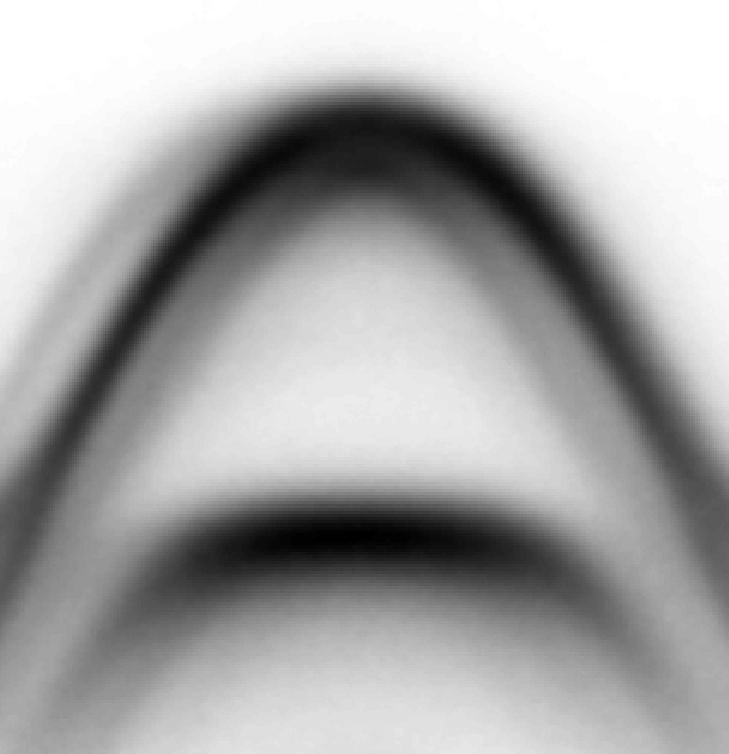
#> input picture simple_model/figs_png/cut_KGK.png, 729 x 754 px, found by its file name
$ python G3_fit_Moire.py
#> lines starting #> are read from the running program, lines starting #| are printed output that depends on the picture
### simple_model/G_functions.py
import numpy as np
import matplotlib.pyplot as plt


def Hk_up(k,pars):
    a,b,c,m1,m2,mu = pars
    return -k**2/2/m1 + mu
def Hk_down(k,pars):
    a,b,c,m1,m2,mu = pars
    return -k**2/2/m2 -c + mu
def Hk_interlayer(k,pars):
    a,b,c,m1,m2,mu = pars
    return -a*(1-b*k**2)
def Hk(k,pars):     #just as a reference
    a,b,c,m1,m2,mu = pars
    return np.array([[-k**2/2/m1+mu,-a*(1-b*k**2)],[-a*(1-b*k**2),-k**2/2/m2-c+mu]])

def V_g(g,pars):          #g is a integer from 0 to 5
    V,psi = pars
    return V*np.exp(1j*(-1)**g*psi)

def big_H(K_,N,pars_H,pars_V,G_M):
    n_cells = int(1+3*N*(N+1))
    H_up = np.zeros((n_cells,n_cells),dtype=complex)
    H_down = np.zeros((n_cells,n_cells),dtype=complex)
    H_interlayer = np.zeros((n_cells,n_cells),dtype=complex)
    #
    lu = []
    m = [[-1,1],[-1,0],[0,-1],[1,-1],[1,0],[0,1]]
    for n in range(0,N+1):      #circles go from 0 (central BZ) to N included
        i = 0
        j = 0
        for s in range(np.sign(n)*(1+(n-1)*n*3),n*(n+1)*3+1):
            if s == np.sign(n)*(1+(n-1)*n*3):
                lu.append((n,0))
            else:
                lu.append((lu[-1][0]+m[i][0],lu[-1][1]+m[i][1]))
                if j == n-1:
                    i += 1
                    j = 0
                else:
                    j += 1
            KKK = K_ + G_M[0]*lu[-1][0] + G_M[1]*lu[-1][1]
            K_p = np.linalg.norm(KKK)
            H_up[s,s] = Hk_up(K_p,pars_H)
            H_down[s,s] = Hk_down(K_p,pars_H)
            H_interlayer[s,s] = Hk_interlayer(K_p,pars_H)
    #Moirè
    for n in range(0,N+1):      #Circles
        for s in range(np.sign(n)*(1+(n-1)*n*3),n*(n+1)*3+1):       #Indices inside the circle
            ind_s = lu[s]
            for i in m:
                ind_nn = (ind_s[0]+i[0],ind_s[1]+i[1])  #nn-> nearest neighbour
                try:
                    nn = lu.index(ind_nn)
                except:
                    continue
                g = m.index(i)
                H_up[s,nn] = V_g(g,pars_V)
                H_down[s,nn] = V_g(g,pars_V)
    #All together
    final_H = np.zeros((2*n_cells,2*n_cells),dtype=complex)
    final_H[:n_cells,:n_cells] = H_up
    final_H[n_cells:,n_cells:] = H_down
    final_H[n_cells:,:n_cells] = H_interlayer
    final_H[:n_cells,n_cells:] = np.conjugate(H_interlayer.T)
    return final_H

def lorentzian_weight(k,e,*pars):
    K2,E2,weight,K_,E_ = pars
    return abs(weight)/((k-K_)**2+K2)/((e-E_)**2+E2)

def path_BZ_KGK(a_monolayer,pts_path,lim):
    G = 4*np.pi/np.sqrt(3)/a_monolayer*np.array([0,1])      #reciprocal lattice vector
    #
    K = np.tensordot(R_z(-np.pi/2),G,1)/np.sqrt(3)#
#    K = np.array([G[0]/3*2,0])                      #K-point
    Gamma = np.array([0,0])                                #Gamma
    Kp =    np.tensordot(R_z(np.pi/3),K,1)     #K'-point
    path = []
    #K-G
    m = K[1]/K[0]
    Kix = lim/np.sqrt(1+m**2)
    Kiy = np.sqrt(lim**2-Kix**2)
    Ki = np.array([Kix,Kiy])
    Kf = Gamma
    direction = Kf-Ki
    for i in range(pts_path//2):
        path.append(Ki+direction*i/(pts_path//2))
    #G-K'
    m = Kp[1]/Kp[0]
    Kix = lim/np.sqrt(1+m**2)
    Kiy = np.sqrt(lim**2-Kix**2)
    Kf = np.array([Kix,Kiy])
    Ki = Gamma
    direction = Kf-Ki
    for i in range(pts_path//2):
        path.append(Ki+direction*i/(pts_path//2))

    if 0:
        plt.figure()
        for k in path:
            plt.scatter(k[0],k[1])
        plt.show()
        exit()
    return path

def image_difference(Pars, *args):
    V,phase,E_,K_ = Pars
    N,pic,len_e,len_k,E_list,K_list,pars_H,G_M,path,minimization = args
    fac_k = len_k//len(path)
    pars_V = (V,phase)
    n_cells = int(1+3*N*(N+1))
    res = np.zeros((len(path),2*n_cells))
    weight = np.zeros((len(path),2*n_cells))
    for i in range(len(path)):
        K = path[i]
        H = big_H(K,N,pars_H,pars_V,G_M)
        res[i,:],evecs = np.linalg.eigh(H)
        for e in range(2*n_cells):
            for l in range(2):
                weight[i,e] += np.abs(evecs[n_cells*l,e])**2
    # Plot single bands and weights
    if 0:
        #
        K_space = np.linspace(-np.linalg.norm(path[0]),np.linalg.norm(path[-1]),len(path))
        plt.figure()
#        plt.subplot(1,2,1)
        #plot all bands
        for e in range(2*n_cells):
            plt.plot(K_space,res[:,e],'k',linewidth=0.1)
        #plot all weigts
        for i in range(len(path)):
            for e in range(2*n_cells):
                if weight[i,e]>1e-3:
                    plt.scatter(K_space[i],res[i,e],s=3*weight[i,e],color='b')
        if 1: #plot N=0 bands
            n_cells0 = 1
            res_0 = np.zeros((len(path),2*n_cells0))
            weight_0 = np.zeros((len(path),2*n_cells0))
            for i in range(len(path)):
                K = path[i]                                 #Considered K-point
                H = big_H(K,0,pars_H,pars_V,G_M)
                res_0[i,:],evecs = np.linalg.eigh(H)#,subset_by_index=[n_cells_below,n_cells-1])
            plt.plot(K_space,res_0[:,0],'r',linewidth=0.5)
            plt.plot(K_space,res_0[:,1],'r',linewidth=0.5)
        plt.ylim(E_list[0],E_list[-1])       #-1.7,-0.5
        plt.xlim(K_space[0],K_space[-1])       #-0.5,0.5
        plt.show()
        exit()
    #Lorentzian spread
    K2 = K_**2
    E2 = E_**2
    lor = np.zeros((len_k,len_e))
    for i in range(len(path)):
        for j in range(2*n_cells):
            if weight[i,j] > 1e-5:
                pars = (K2,E2,weight[i,j],K_list[i*fac_k],res[i,j])
                lor += lorentzian_weight(K_list[:,None],E_list[None,:],*pars)
    #Transform lor to a png format in the range of white/black of the original picture
    max_lor = np.max(np.ravel(lor))
    min_lor = np.min(np.ravel(np.nonzero(lor)))
    whitest = 255#np.max(np.ravel(pic))
    blackest = 0#np.min(np.ravel(pic))
    norm_lor = np.zeros((len_k,len_e))
    for i in range(len_k):
        for j in range(len_e):
            norm_lor[i,j] = int((whitest-blackest)*(1-lor[i,j]/(max_lor-min_lor))+blackest)
    pic_lor = np.flip(norm_lor.T,axis=0)   #invert e-axis
    return pic_lor
    if 1: #png image
        from PIL import Image
        import os
        new_image = Image.fromarray(np.uint8(pic_lor))
        pars_name = "{:.4f}".format(V)+'_'+"{:.4f}".format(phase)+'_'+"{:.4f}".format(E_)+'_'+"{:.4f}".format(K_)
        new_imagename = "temp_image/"+pars_name+".png"
        new_image.save(new_imagename)
#        os.system("xdg-open "+new_imagename)
        #exit()
    if 0:#plot with pcolormesh on matplotlib
        X,Y = np.meshgrid(K_list,E_list)
        from matplotlib import cm
        from matplotlib.colors import LogNorm
        VMIN = lor[np.nonzero(lor)].min()
        VMAX = lor.max()
        plt.pcolormesh(X, Y,lor.T,alpha=0.8,cmap=plt.cm.Greys,norm=LogNorm(vmin=VMIN, vmax=VMAX))
        plt.show()
        exit()
    #Compute difference pixel by pixel of the two images
    #minus_image = np.zeros((len_e,len_k//2))
    minus = 0
    for i in range(len_e):
        for j in range(len_k//2):
            minus += np.abs(pic[i,j,0]-pic_lor[i,j])
            #minus_image[i,j] = np.abs(pic[i,j,0]-pic_lor[i,j])
    #minus = np.abs(np.sum(np.ravel(minus_image)))
    #
    if minimization:
#        print(Pars)
#        print("Minus: ",minus)
        return minus
    else:
        return pic_lor


def get_Moire(a_M):     #Compute Moire recipèrocal lattice vectors
    G_M = [0,4*np.pi/np.sqrt(3)/a_M*np.array([0,1])]
    G_M[0] = np.tensordot(R_z(-np.pi/3),G_M[1],1)
    if 0:
        plt.figure()
        plt.scatter(0,0)
        plt.scatter(G_M[0][0],G_M[0][1],color='k')
        plt.scatter(G_M[1][0],G_M[1][1],color='r')
        plt.gca().set_aspect('equal')
        plt.show()
        exit()
    return G_M

def R_z(t):
    R = np.zeros((2,2))
    R[0,0] = np.cos(t)
    R[0,1] = -np.sin(t)
    R[1,0] = np.sin(t)
    R[1,1] = np.cos(t)
    return R


def tqdm(n):
    return n

### simple_model/G3_fit_Moire.py
import numpy as np
from PIL import Image
import G_functions as fs
import os
from scipy.optimize import differential_evolution as d_e

cluster = False
###Open image of data and cut it to relevant window
home_dirname = "/home/users/r/rossid/simple_model/" if cluster else "/home/dario/Desktop/git/MoireBands/simple_model/"
dirname = home_dirname + "figs_png/"
dirname_data = home_dirname + "data_fits/"
image_name = dirname + "cut_KGK.png"         #experimental data
im  = Image.open(image_name)
#> im is the input picture: PIL image 729x754 RGBA; mean R, G, B, A 167.5, 167.5, 167.5, 255
pic_0 = np.array(np.asarray(im))
len_e, len_k, z = pic_0.shape
#> len_e = 754; len_k = 729; z = 4
#Borders of image in terms of energy and momentum
E_min_fig = -1.7
E_max_fig = -0.5
K_lim = 0.5
E_i = -0.55   #relevant window: energy top
E_f = -1.25   #relevant window: energy bottom
ind_Ei = len_e - int((E_min_fig-E_i)/(E_min_fig-E_max_fig)*len_e)
#> ind_Ei = 32
ind_Ef = len_e - int((E_min_fig-E_f)/(E_min_fig-E_max_fig)*len_e)
#> ind_Ef = 472
if 0: #cut to see relevant window
    new_pic = np.array(np.asarray(im)[ind_Ei:ind_Ef,:])
    new_image = Image.fromarray(np.uint8(new_pic))
    new_imagename = "temp.png"
    new_image.save(new_imagename)
    os.system("xdg-open "+new_imagename)
    exit()
#get Energy of relevant window
pic = np.array(np.asarray(im)[ind_Ei:ind_Ef,:])
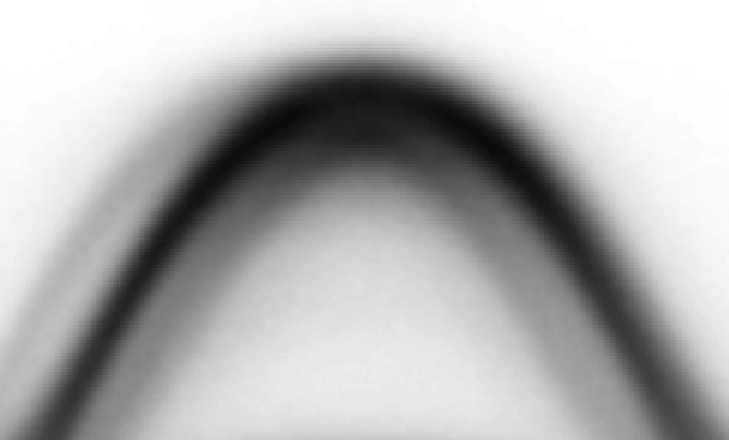
#> pic: shape (440, 729, 4); mean R, G, B, A 177, 177, 177, 255
len_e, len_k, z = pic.shape
#> len_e = 440
#save cut image
new_image = Image.fromarray(np.uint8(pic))
new_imagename = dirname + "cut_KGK_Moire.png"
new_image.save(new_imagename)
os.system("xdg-open "+new_imagename)

if 0: #remake original image with smaller number of pixels to fit actual colors
    fig_E,fig_K,z = pic.shape
    fac_grid_K = 1         #evaluate fig_K/fac_grid_K pixels
    fac_grid_E = 1         #evaluate fig_E/fac_grid_E pixels
    len_E = fig_E//fac_grid_E
    len_K = fig_K//fac_grid_K
    new_pic = np.zeros((len_E,len_K,z))
    for i in range(len_E):
        for j in range(len_K):
            new_pic[i,j] = pic[i*fac_grid_E,j*fac_grid_K]
    if 0: #visualize reduced quality of pixels
        new_image = Image.fromarray(np.uint8(new_pic))
        new_imagename = "temp.png"
        new_image.save(new_imagename)
        os.system("xdg-open "+new_imagename)
        exit()

###Import fitting parameters
popt_filename = dirname_data + "G_popt_interlayer.npy"
pars_H = np.load(popt_filename)
#> (reads simple_model/data_fits/G_popt_interlayer.npy from the repository)

###Construct the variational image
#Parameters of Moirè Hamiltonian
N = 5          #5-6 for cluster
k_points_factor = 5         #compute len_k//k_points_factor k-points in variational image
a_M = 79.8      #Moirè unit length --> Angstrom  #############
G_M = fs.get_Moire(a_M)     #Moirè lattice vectors
a_mono = [3.32, 3.18]       #monolayer lattice lengths --> [WSe2, WS2] Angstrom
path = fs.path_BZ_KGK(a_mono[0],len_k//k_points_factor,K_lim)     #K-points in BZ cut K-G-K' with modulus between -lim and lim
K_list = np.linspace(-K_lim,K_lim,len_k)
#> K_list = 729 values from -0.5 to 0.5
E_list = np.linspace(E_f,E_i,len_e)
#> E_list = 440 values from -1.25 to -0.55
#Parameters and bounds for minimization
init_pars = [0.04,3.2,0.04,0.01]        #mod V, phase V, spread E, spread K
bounds_pars = ((0.001,0.1),(0,2*np.pi),(0.001,0.1),(0.001,0.1))
minimization = True
Args = (N,pic,len_e,len_k,E_list,K_list,pars_H,G_M,path,minimization)

if 1:       #Test by hand
    import time
    list_V = np.linspace(0.02,0.04,10)
    list_ph = np.linspace(0,np.pi,10,endpoint=False)
    list_E_ = np.linspace(0.01,0.04,10)
    list_K_ = np.linspace(0.005,0.03,10)
    for V in list_V:
        for ph in list_ph:
            for e_ in list_E_:
                for k_ in list_K_:
                    par = [0.0335,np.pi,0.01,0.01]
                    pic_par = fs.image_difference(par,*Args)
                    #
                    new_image = Image.fromarray(np.uint8(pic_par))
                    pars_name = "{:.4f}".format(V)+'_'+"{:.4f}".format(ph)+'_'+"{:.4f}".format(e_)+'_'+"{:.4f}".format(k_)
                    new_imagename = "temp.png"#home_dirname+"temp_image/"+pars_name+".png"
                    new_image.save(new_imagename)
                    os.system("xdg-open "+new_imagename)
                    exit()
#> (the program exits here)
